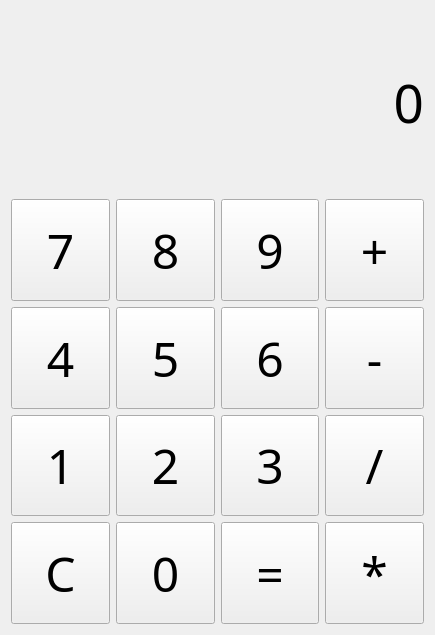
<?xml version="1.0" encoding="UTF-8"?>
<ui version="4.0">
 <class>Form</class>
 <widget class="QWidget" name="Form">
  <property name="geometry">
   <rect>
    <x>0</x>
    <y>0</y>
    <width>435</width>
    <height>635</height>
   </rect>
  </property>
  <property name="windowTitle">
   <string>Form</string>
  </property>
  <layout class="QVBoxLayout" name="verticalLayout_2" stretch="3,7">
   <item>
    <widget class="QLabel" name="lbl_result">
     <property name="font">
      <font>
       <family>Agency FB</family>
       <pointsize>40</pointsize>
      </font>
     </property>
     <property name="text">
      <string>0</string>
     </property>
     <property name="alignment">
      <set>Qt::AlignRight|Qt::AlignTrailing|Qt::AlignVCenter</set>
     </property>
     <property name="margin">
      <number>30</number>
     </property>
    </widget>
   </item>
   <item>
    <layout class="QVBoxLayout" name="verticalLayout">
     <item>
      <layout class="QHBoxLayout" name="horizontalLayout_3">
       <item>
        <widget class="QPushButton" name="btn_7">
         <property name="sizePolicy">
          <sizepolicy hsizetype="Preferred" vsizetype="Preferred">
           <horstretch>0</horstretch>
           <verstretch>0</verstretch>
          </sizepolicy>
         </property>
         <property name="font">
          <font>
           <family>Agency FB</family>
           <pointsize>36</pointsize>
          </font>
         </property>
         <property name="text">
          <string>7</string>
         </property>
        </widget>
       </item>
       <item>
        <widget class="QPushButton" name="btn_8">
         <property name="sizePolicy">
          <sizepolicy hsizetype="Preferred" vsizetype="Preferred">
           <horstretch>0</horstretch>
           <verstretch>0</verstretch>
          </sizepolicy>
         </property>
         <property name="font">
          <font>
           <family>Agency FB</family>
           <pointsize>36</pointsize>
          </font>
         </property>
         <property name="text">
          <string>8</string>
         </property>
        </widget>
       </item>
       <item>
        <widget class="QPushButton" name="btn_9">
         <property name="sizePolicy">
          <sizepolicy hsizetype="Preferred" vsizetype="Preferred">
           <horstretch>0</horstretch>
           <verstretch>0</verstretch>
          </sizepolicy>
         </property>
         <property name="font">
          <font>
           <family>Agency FB</family>
           <pointsize>36</pointsize>
          </font>
         </property>
         <property name="text">
          <string>9</string>
         </property>
        </widget>
       </item>
       <item>
        <widget class="QPushButton" name="btn_add">
         <property name="sizePolicy">
          <sizepolicy hsizetype="Preferred" vsizetype="Preferred">
           <horstretch>0</horstretch>
           <verstretch>0</verstretch>
          </sizepolicy>
         </property>
         <property name="font">
          <font>
           <family>Agency FB</family>
           <pointsize>36</pointsize>
          </font>
         </property>
         <property name="text">
          <string>+</string>
         </property>
        </widget>
       </item>
      </layout>
     </item>
     <item>
      <layout class="QHBoxLayout" name="horizontalLayout_5">
       <item>
        <widget class="QPushButton" name="btn_4">
         <property name="sizePolicy">
          <sizepolicy hsizetype="Preferred" vsizetype="Preferred">
           <horstretch>0</horstretch>
           <verstretch>0</verstretch>
          </sizepolicy>
         </property>
         <property name="font">
          <font>
           <family>Agency FB</family>
           <pointsize>36</pointsize>
          </font>
         </property>
         <property name="text">
          <string>4</string>
         </property>
        </widget>
       </item>
       <item>
        <widget class="QPushButton" name="btn_5">
         <property name="sizePolicy">
          <sizepolicy hsizetype="Preferred" vsizetype="Preferred">
           <horstretch>0</horstretch>
           <verstretch>0</verstretch>
          </sizepolicy>
         </property>
         <property name="font">
          <font>
           <family>Agency FB</family>
           <pointsize>36</pointsize>
          </font>
         </property>
         <property name="text">
          <string>5</string>
         </property>
        </widget>
       </item>
       <item>
        <widget class="QPushButton" name="btn_6">
         <property name="sizePolicy">
          <sizepolicy hsizetype="Preferred" vsizetype="Preferred">
           <horstretch>0</horstretch>
           <verstretch>0</verstretch>
          </sizepolicy>
         </property>
         <property name="font">
          <font>
           <family>Agency FB</family>
           <pointsize>36</pointsize>
          </font>
         </property>
         <property name="text">
          <string>6</string>
         </property>
        </widget>
       </item>
       <item>
        <widget class="QPushButton" name="btn_sub">
         <property name="sizePolicy">
          <sizepolicy hsizetype="Preferred" vsizetype="Preferred">
           <horstretch>0</horstretch>
           <verstretch>0</verstretch>
          </sizepolicy>
         </property>
         <property name="font">
          <font>
           <family>Agency FB</family>
           <pointsize>36</pointsize>
          </font>
         </property>
         <property name="text">
          <string>-</string>
         </property>
        </widget>
       </item>
      </layout>
     </item>
     <item>
      <layout class="QHBoxLayout" name="horizontalLayout">
       <item>
        <widget class="QPushButton" name="btn_1">
         <property name="sizePolicy">
          <sizepolicy hsizetype="Preferred" vsizetype="Preferred">
           <horstretch>0</horstretch>
           <verstretch>0</verstretch>
          </sizepolicy>
         </property>
         <property name="font">
          <font>
           <family>Agency FB</family>
           <pointsize>36</pointsize>
          </font>
         </property>
         <property name="text">
          <string>1</string>
         </property>
        </widget>
       </item>
       <item>
        <widget class="QPushButton" name="btn_2">
         <property name="sizePolicy">
          <sizepolicy hsizetype="Preferred" vsizetype="Preferred">
           <horstretch>0</horstretch>
           <verstretch>0</verstretch>
          </sizepolicy>
         </property>
         <property name="font">
          <font>
           <family>Agency FB</family>
           <pointsize>36</pointsize>
          </font>
         </property>
         <property name="text">
          <string>2</string>
         </property>
        </widget>
       </item>
       <item>
        <widget class="QPushButton" name="btn_3">
         <property name="sizePolicy">
          <sizepolicy hsizetype="Preferred" vsizetype="Preferred">
           <horstretch>0</horstretch>
           <verstretch>0</verstretch>
          </sizepolicy>
         </property>
         <property name="font">
          <font>
           <family>Agency FB</family>
           <pointsize>36</pointsize>
          </font>
         </property>
         <property name="text">
          <string>3</string>
         </property>
        </widget>
       </item>
       <item>
        <widget class="QPushButton" name="btn_div">
         <property name="sizePolicy">
          <sizepolicy hsizetype="Preferred" vsizetype="Preferred">
           <horstretch>0</horstretch>
           <verstretch>0</verstretch>
          </sizepolicy>
         </property>
         <property name="font">
          <font>
           <family>Agency FB</family>
           <pointsize>36</pointsize>
          </font>
         </property>
         <property name="text">
          <string>/</string>
         </property>
        </widget>
       </item>
      </layout>
     </item>
     <item>
      <layout class="QHBoxLayout" name="horizontalLayout_4">
       <item>
        <widget class="QPushButton" name="btn_clr">
         <property name="sizePolicy">
          <sizepolicy hsizetype="Preferred" vsizetype="Preferred">
           <horstretch>0</horstretch>
           <verstretch>0</verstretch>
          </sizepolicy>
         </property>
         <property name="font">
          <font>
           <family>Agency FB</family>
           <pointsize>36</pointsize>
          </font>
         </property>
         <property name="text">
          <string>C</string>
         </property>
        </widget>
       </item>
       <item>
        <widget class="QPushButton" name="btn_0">
         <property name="sizePolicy">
          <sizepolicy hsizetype="Preferred" vsizetype="Preferred">
           <horstretch>0</horstretch>
           <verstretch>0</verstretch>
          </sizepolicy>
         </property>
         <property name="font">
          <font>
           <family>Agency FB</family>
           <pointsize>36</pointsize>
          </font>
         </property>
         <property name="text">
          <string>0</string>
         </property>
        </widget>
       </item>
       <item>
        <widget class="QPushButton" name="btn_eql">
         <property name="sizePolicy">
          <sizepolicy hsizetype="Preferred" vsizetype="Preferred">
           <horstretch>0</horstretch>
           <verstretch>0</verstretch>
          </sizepolicy>
         </property>
         <property name="font">
          <font>
           <family>Agency FB</family>
           <pointsize>36</pointsize>
          </font>
         </property>
         <property name="text">
          <string>=</string>
         </property>
        </widget>
       </item>
       <item>
        <widget class="QPushButton" name="btn_mul">
         <property name="sizePolicy">
          <sizepolicy hsizetype="Preferred" vsizetype="Preferred">
           <horstretch>0</horstretch>
           <verstretch>0</verstretch>
          </sizepolicy>
         </property>
         <property name="font">
          <font>
           <family>Agency FB</family>
           <pointsize>36</pointsize>
          </font>
         </property>
         <property name="text">
          <string>*</string>
         </property>
        </widget>
       </item>
      </layout>
     </item>
    </layout>
   </item>
  </layout>
 </widget>
 <resources/>
 <connections/>
</ui>
